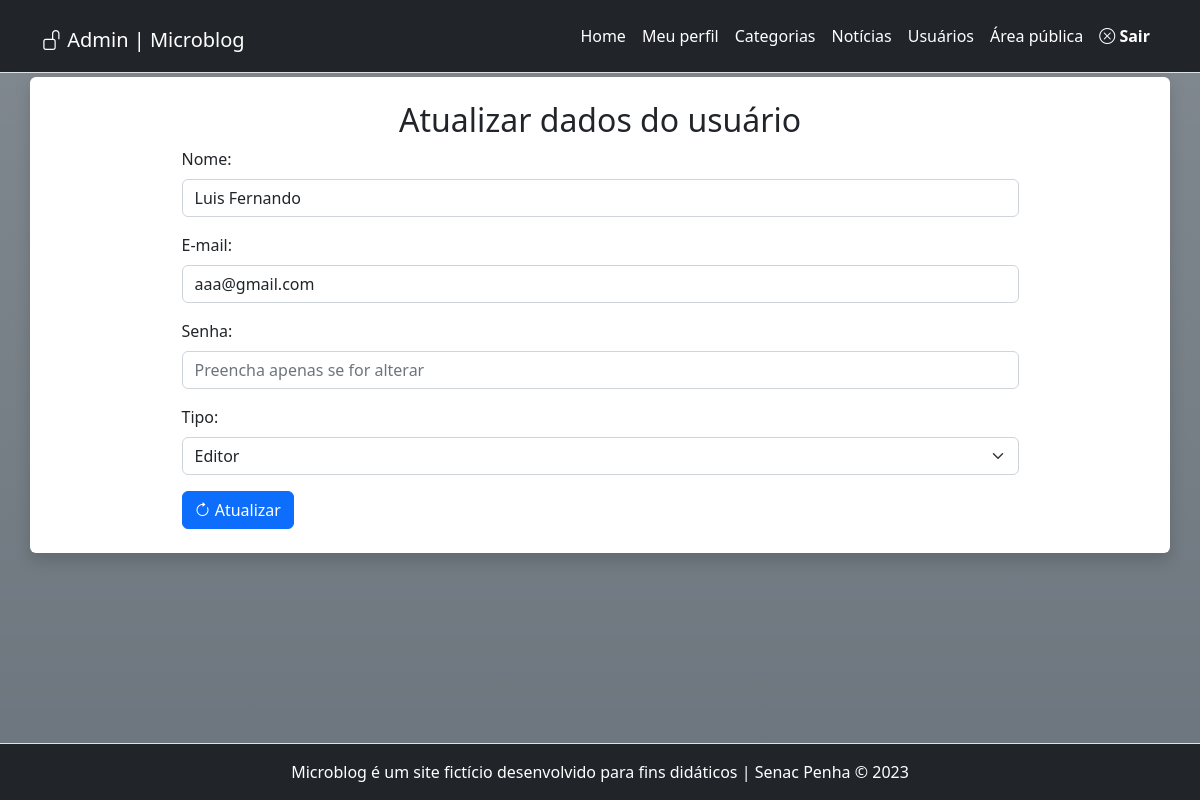
The page /admin/usuario-atualiza.php?id=2 on the database as committed earlier.
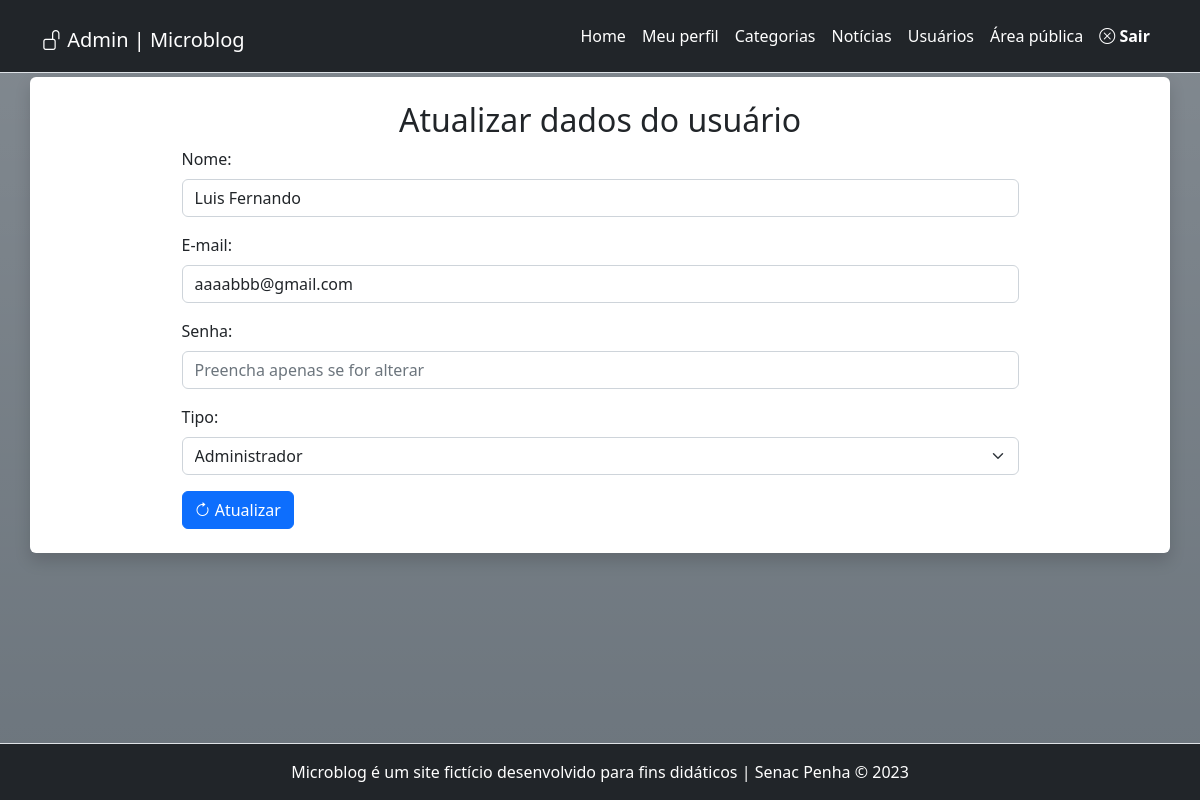
The same page on the database as committed later.
### tables this page shows
CREATE TABLE `usuarios` (
  `id` smallint(6) NOT NULL,
  `nome` varchar(45) NOT NULL,
  `email` varchar(45) NOT NULL,
  `senha` varchar(255) NOT NULL,
  `tipo` enum('admin','editor') NOT NULL
);

### src/Banco.php (called while the page is built, shortened)
<?php
abstract class Banco {
    private static string $servidor = "localhost";
    private static string $usuario = "root";
    private static string $senha = "";
    private static string $banco = "microblog_tanaka";
    private static PDO $conexao;
    public static function conecta():PDO {
        try {
            self::$conexao = new PDO(
                "mysql:host=".self::$servidor.";
                dbname=".self::$banco.";
                charset=utf8",
                self::$usuario,
                self::$senha
            );
            self::$conexao->setAttribute( PDO::ATTR_ERRMODE, PDO::ERRMODE_EXCEPTION);
        } catch (Exception $erro) {
            die("Deu ruim: ".$erro->getMessage());
        }
        return self::$conexao;
    }
}

### src/Usuario.php (called while the page is built, shortened)
<?php
class Usuario {
    private int $id;
    private PDO $conexao;
    public function __construct(){
        $this->conexao = Banco::conecta();
    }
    public function listarUm(): array {
        $sql = "SELECT * FROM usuarios WHERE id = :id";
        try {
            $consulta = $this->conexao->prepare($sql);
            $consulta->bindValue(":id", $this->id ,PDO::PARAM_INT);
            $consulta->execute();
            $resultado = $consulta->fetch(PDO::FETCH_ASSOC);
        } catch (Exception $erro) {
            die("Erro ao exibir dados de um usuário". $erro->getMessage());
        }
        return $resultado;
    }
    public function setId(int $id): self {
        $this->id = filter_var($id, FILTER_SANITIZE_NUMBER_INT);
        return $this;
    }
}

### admin/usuario-atualiza.php (the view, shortened to what this page needs)
<?php
require_once "../inc/cabecalho-admin.php";
$usuario = new Usuario;
$usuario->setId($_GET['id']);
$dadosDoUsuario = $usuario->listarUm();
?>
<div class="row">
	<article class="col-12 bg-white rounded shadow my-1 py-4">
		<h2 class="text-center">
		Atualizar dados do usuário
		</h2>
		<form class="mx-auto w-75" action="" method="post" id="form-atualizar" name="form-atualizar">
			<div class="mb-3">
				<label class="form-label" for="nome">Nome:</label>
				<input class="form-control" type="text" id="nome" name="nome" value="<?=$dadosDoUsuario['nome']?>" required>
			</div>
			<div class="mb-3">
				<label class="form-label" for="email">E-mail:</label>
				<input class="form-control" type="email" id="email" name="email" value="<?=$dadosDoUsuario['email']?>" required>
			</div>
			<div class="mb-3">
				<label class="form-label" for="senha">Senha:</label>
				<input class="form-control" type="password" id="senha" name="senha" placeholder="Preencha apenas se for alterar">
			</div>
			<div class="mb-3">
				<label class="form-label" for="tipo">Tipo:</label>
				<select class="form-select" name="tipo" id="tipo" required>
					<option <?php if($dadosDoUsuario['tipo'] === 'editor') echo ' selected '?> value="editor" >Editor</option>
					<option <?php if($dadosDoUsuario['tipo'] === 'admin') echo ' selected '?> value="admin">Administrador</option>
				</select>
			</div>
			<button class="btn btn-primary" name="atualizar"><i class="bi bi-arrow-clockwise"></i> Atualizar</button>
		</form>
	</article>
</div>
<?php
require_once "../inc/rodape-admin.php";
?>

### inc/cabecalho-admin.php (shortened to what this page needs)
<!DOCTYPE html>
<html lang="pt-br" class="h-100">
<head>
<link rel="stylesheet" href="https://cdn.jsdelivr.net/npm/bootstrap@5.2.3/dist/css/bootstrap.min.css">
<link rel="stylesheet" href="https://cdn.jsdelivr.net/npm/bootstrap-icons@1.10.2/font/bootstrap-icons.css">
<link rel="stylesheet" href="../css/style.css">
</head>
<body id="admin" class="d-flex flex-column h-100 bg-secondary bg-gradient">
<header id="topo" class="border-bottom sticky-top">
<nav class="navbar navbar-expand-lg navbar-dark bg-dark justify-content-between">
  <div class="container">
    <h1><a class="navbar-brand" href="index.php"><i class="bi bi-unlock"></i> Admin | Microblog</a></h1>
    <div class="collapse navbar-collapse" id="navbarSupportedContent">
        <ul class="navbar-nav ms-auto mb-2 mb-lg-0">
            <li class="nav-item">
                <a class="nav-link" href="index.php">Home</a>
            </li>
            <li class="nav-item">
                <a class="nav-link" href="meu-perfil.php">Meu perfil</a>
            </li>
            <li class="nav-item">
                <a class="nav-link" href="categorias.php">Categorias</a>
            </li>
            <li class="nav-item">
                <a class="nav-link" href="noticias.php">Notícias</a>
            </li>
            <li class="nav-item">
                <a class="nav-link" href="usuarios.php">Usuários</a>
            </li>
            <li class="nav-item">
                <a class="nav-link" href="../index.php" target="_blank">Área pública</a>
            </li>
            <li class="nav-item">
                <a class="nav-link fw-bold" href=""> <i class="bi bi-x-circle"></i> Sair</a>
            </li>
        </ul>
    </div>
  </div>
</nav>
</header>
<main class="flex-shrink-0">
    <div class="container">

### inc/rodape-admin.php (shortened to what this page needs)
    </div>
</main>
<footer class="footer mt-auto py-3 bg-dark border-top">
    <div class="container text-center text-white">
        Microblog é um site fictício desenvolvido para fins didáticos | Senac Penha &copy; 2023
    </div>
</footer>
</body>
</html>

### css/style.css (style rules this page uses)
#admin .nav-link { color: white; }

Rows that differ between the two databases and show on the page:
changed usuarios "Luis Fernando": email "aaa@gmail.com" → "aaaabbb@gmail.com"; tipo "Editor" → "Administrador"
